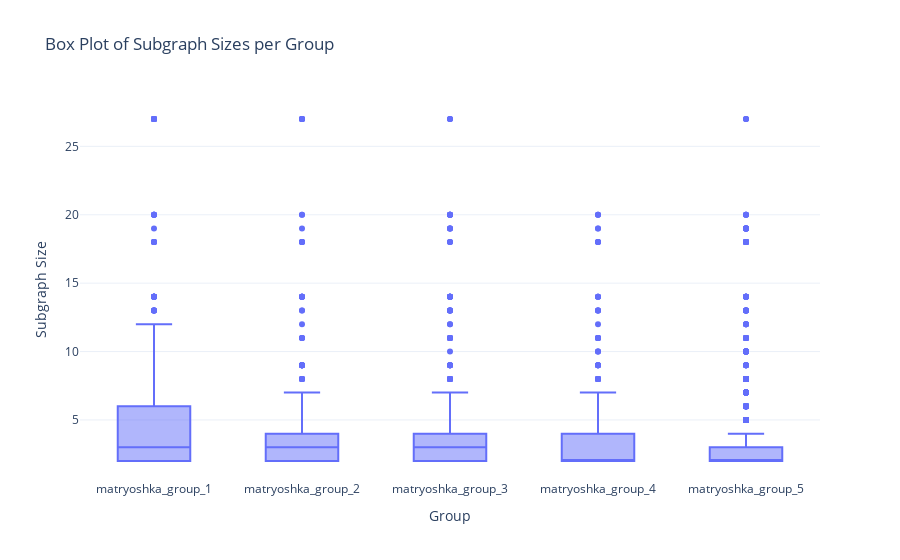

Here is the notebook cell this chart was saved with:
### Code cell
import plotly.express as px

# Define group sizes
group_sizes = [768, 768, 768 * 2, 768 * 4]

# Create a new column for group assignment based on node_id
group_boundaries = [0] + list(np.cumsum(group_sizes)) + [graph_data["node_id"].max()]
graph_data["group"] = pd.cut(
    graph_data["node_id"],
    bins=group_boundaries,
    labels=[f"matryoshka_group_{i + 1}" for i in range(len(group_sizes) + 1)],
    right=False,
)

# Filter for subgraphs of size >= 2
filtered_graph_data = graph_data[
    (graph_data["subgraph_size"] >= 2) & (graph_data["subgraph_size"] != 192)
]

# Create box plot
fig_box = px.box(
    filtered_graph_data,
    x="group",
    y="subgraph_size",
    labels={"group": "Group", "subgraph_size": "Subgraph Size"},
    title="Box Plot of Subgraph Sizes per Group",
    category_orders={
        "group": [f"matryoshka_group_{i + 1}" for i in range(len(group_sizes) + 1)]
    },
)

# Update layout for better readability
fig_box.update_layout(
    showlegend=False,
    template="plotly_white",
)

fig_box.show()

### Figure 1 — Plotly figure (JSON) as saved in the notebook; plotly's stock layout.template omitted (floating-point values rounded to 4 significant figures; data arrays with more than 128 entries replaced by an {"elided": "..."} marker saying what was removed)
{"data": [{"alignmentgroup": "True", "hovertemplate": "Group=%{x}<br>Subgraph Size=%{y}<extra></extra>", "legendgroup": "", "marker": {"color": "#636efa"}, "name": "", "notched": false, "offsetgroup": "", "orientation": "v", "showlegend": false, "type": "box", "x": {"elided": "4281 str values"}, "x0": " ", "xaxis": "x", "y": {"elided": "4281 int values"}, "y0": " ", "yaxis": "y"}], "layout": {"boxmode": "group", "legend": {"tracegroupgap": 0}, "showlegend": false, "title": {"text": "Box Plot of Subgraph Sizes per Group"}, "xaxis": {"anchor": "y", "categoryarray": ["matryoshka_group_1", "matryoshka_group_2", "matryoshka_group_3", "matryoshka_group_4", "matryoshka_group_5"], "categoryorder": "array", "domain": [0, 1], "title": {"text": "Group"}}, "yaxis": {"anchor": "x", "domain": [0, 1], "title": {"text": "Subgraph Size"}}}}
